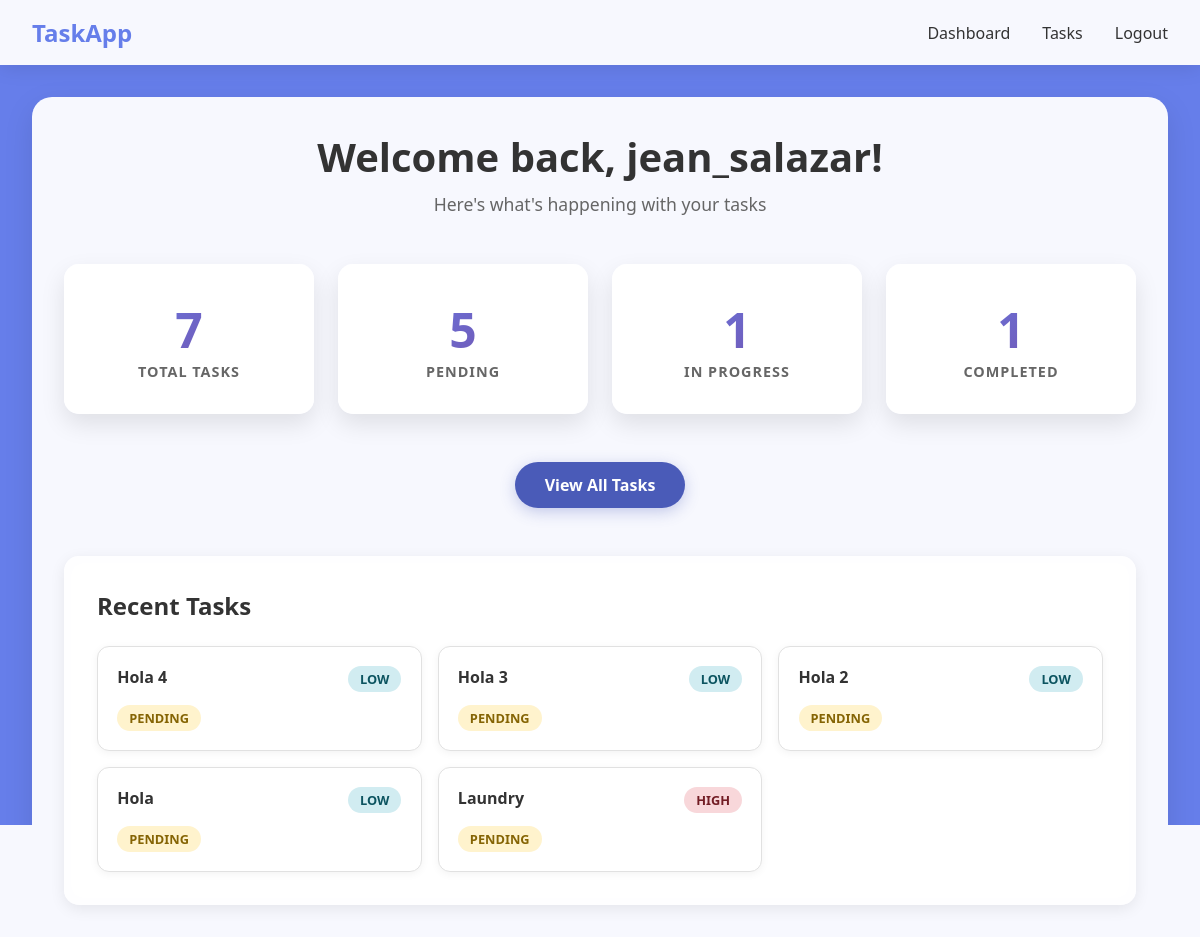
The page /dashboard/ (signed in) on the database its author committed.
### tasks/models.py (models this page shows, shortened)
class Task(models.Model):
    class Priority(models.TextChoices):
        HIGH = 'high', 'High'
        MEDIUM = 'medium', 'Medium'
        LOW = 'low', 'Low'
    class Status(models.TextChoices):
        COMPLETED = 'completed', 'Completed'
        IN_PROGRESS = 'in_progress', 'In Progress'
        PENDING = 'pending', 'Pending'
    title = models.CharField(max_length=200)
    description = models.TextField(null=True, blank=True)
    created_at = models.DateTimeField(auto_now_add=True)
    updated_at = models.DateTimeField(auto_now=True)
    priority = models.CharField(max_length=10, choices=Priority.choices, default=Priority.LOW)
    status = models.CharField(max_length=20, choices=Status.choices, default=Status.PENDING)
    user = models.ForeignKey(User, on_delete=models.CASCADE)

### tasks/views.py (the view)
# urls.py: path('dashboard/', views.dashboard, name='dashboard'),
def dashboard(request):
    if request.user.is_authenticated:
        stats = Task.objects.filter(user=request.user).aggregate(
            total=Count('id'),
            pending=Count('id', filter=Q(status='pending')),
            in_progress=Count('id', filter=Q(status='in_progress')),
            completed=Count('id', filter=Q(status='completed'))
        )
        recent_tasks = Task.objects.filter(user=request.user).order_by('-created_at')[:5]
        return render(request, 'dashboard.html', {
            'total_tasks': stats['total'],
            'pending_tasks': stats['pending'],
            'in_progress_tasks': stats['in_progress'],
            'completed_tasks': stats['completed'],
            'recent_tasks': recent_tasks,
        })
    return render(request, 'dashboard.html')

### tasks/templates/dashboard.html
{% extends 'base.html' %}
{% block content %}
    <div class="main-content">
        <div class="dashboard-container">
            <div class="dashboard-header">
                <h1>Welcome back, {{ user.username }}!</h1>
                <p>Here's what's happening with your tasks</p>
            </div>
            <div class="dashboard-stats">
                <div class="stat-card">
                    <div class="stat-number">{{ total_tasks }}</div>
                    <div class="stat-label">Total Tasks</div>
                </div>
                <div class="stat-card">
                    <div class="stat-number">{{ pending_tasks }}</div>
                    <div class="stat-label">Pending</div>
                </div>
                <div class="stat-card">
                    <div class="stat-number">{{ in_progress_tasks }}</div>
                    <div class="stat-label">In Progress</div>
                </div>
                <div class="stat-card">
                    <div class="stat-number">{{ completed_tasks }}</div>
                    <div class="stat-label">Completed</div>
                </div>
            </div>
            <div class="dashboard-actions">
                <a href="{% url 'tasks' %}" class="btn btn-primary">View All Tasks</a>
            </div>
            <div class="recent-tasks">
                <h3>Recent Tasks</h3>
                {% if recent_tasks %}
                    <div class="task-list">
                        {% for task in recent_tasks %}
                            <div class="task-item">
                                <div class="task-item-header">
                                    <h4>{{ task.title }}</h4>
                                    <span class="task-priority priority-{{ task.priority }}">{{ task.get_priority_display }}</span>
                                </div>
                                <div class="task-status status-{{ task.status }}">{{ task.get_status_display }}</div>
                            </div>
                        {% endfor %}
                    </div>
                {% else %}
                    <p class="no-tasks">No tasks yet. <a href="{% url 'tasks' %}">Create your first task!</a></p>
                {% endif %}
            </div>
        </div>
    </div>
{% endblock %}

### tasks/static/styles.css (style rules this page uses)
* { font-family: 'Segoe UI', Tahoma, Geneva, Verdana, sans-serif; margin: 0; padding: 0; box-sizing: border-box; }
html, body { height: 100%; }
body { display: flex; flex-direction: column; min-height: 100vh; background: #667eea; color: #333; }
.main-content { padding: 2rem; min-height: calc(100vh - 80px); }
.btn { padding: 12px 30px; border-radius: 50px; text-decoration: none; font-weight: 600; transition: all 0.3s ease; border: none; cursor: pointer; font-size: 1rem; }
.btn-primary { background: #4a5bb8; color: white; box-shadow: 0 4px 15px rgba(74, 91, 184, 0.3); }
.dashboard-container { max-width: 1200px; margin: 0 auto; padding: 2rem; background: rgba(255, 255, 255, 0.95); border-radius: 20px; box-shadow: 0 10px 30px rgba(0, 0, 0, 0.1); backdrop-filter: blur(10px); min-height: 80vh; }
.dashboard-header { text-align: center; margin-bottom: 3rem; }
.dashboard-header h1 { font-size: 2.5rem; margin-bottom: 0.5rem; color: #333; font-weight: 700; }
.dashboard-header p { color: #666; font-size: 1.1rem; }
.dashboard-stats { display: grid; grid-template-columns: repeat(auto-fit, minmax(200px, 1fr)); gap: 1.5rem; margin-bottom: 3rem; }
.stat-card { background: rgba(255, 255, 255, 0.95); padding: 2rem; border-radius: 15px; text-align: center; box-shadow: 0 10px 25px rgba(0, 0, 0, 0.1); backdrop-filter: blur(10px); border: 1px solid rgba(255, 255, 255, 0.2); transition: transform 0.3s ease; }
.stat-number { font-size: 3rem; font-weight: bold; background: linear-gradient(135deg, #667eea, #764ba2); -webkit-background-clip: text; -webkit-text-fill-color: transparent; background-clip: text; }
.stat-label { color: #666; font-weight: 600; text-transform: uppercase; letter-spacing: 1px; font-size: 0.9rem; }
.dashboard-actions { display: flex; justify-content: center; gap: 1rem; margin-bottom: 3rem; }
.recent-tasks { background: rgba(255, 255, 255, 0.8); padding: 2rem; border-radius: 15px; box-shadow: 0 4px 15px rgba(0, 0, 0, 0.08); backdrop-filter: blur(10px); border: 1px solid rgba(255, 255, 255, 0.3); }
.recent-tasks h3 { margin-bottom: 1.5rem; color: #333; font-size: 1.5rem; }
.task-list { display: grid; grid-template-columns: repeat(auto-fit, minmax(280px, 1fr)); gap: 1rem; }
.task-item { display: flex; flex-direction: column; gap: 0.8rem; padding: 1.2rem; background: white; border-radius: 12px; border: 1px solid #e1e1e1; box-shadow: 0 2px 8px rgba(0, 0, 0, 0.05); transition: transform 0.2s ease, box-shadow 0.2s ease; }
.task-item-header { display: flex; justify-content: space-between; align-items: flex-start; gap: 0.5rem; }
.task-item .task-status { align-self: flex-start; width: fit-content; }
.task-status { padding: 4px 12px; border-radius: 20px; font-size: 0.8rem; font-weight: 600; text-transform: uppercase; }
.status-pending { background: #fff3cd; color: #856404; }
.task-priority { padding: 4px 12px; border-radius: 20px; font-size: 0.8rem; font-weight: 600; text-transform: uppercase; }
.priority-high { background: #f8d7da; color: #721c24; }
.priority-low { background: #d1ecf1; color: #0c5460; }

### rows shown on the page
Task: title "Hola 4", priority "LOW", status "PENDING"
Task: title "Hola 3", priority "LOW", status "PENDING"
Task: title "Hola 2", priority "LOW", status "PENDING"
Task: title "Hola", priority "LOW", status "PENDING"
Task: title "Laundry", priority "HIGH", status "PENDING"

### other values the page prints
{{ user.username }} "jean_salazar"
{{ total_tasks }} "7"
{{ pending_tasks }} "5"
{{ in_progress_tasks }} "1"
{{ completed_tasks }} "1"
